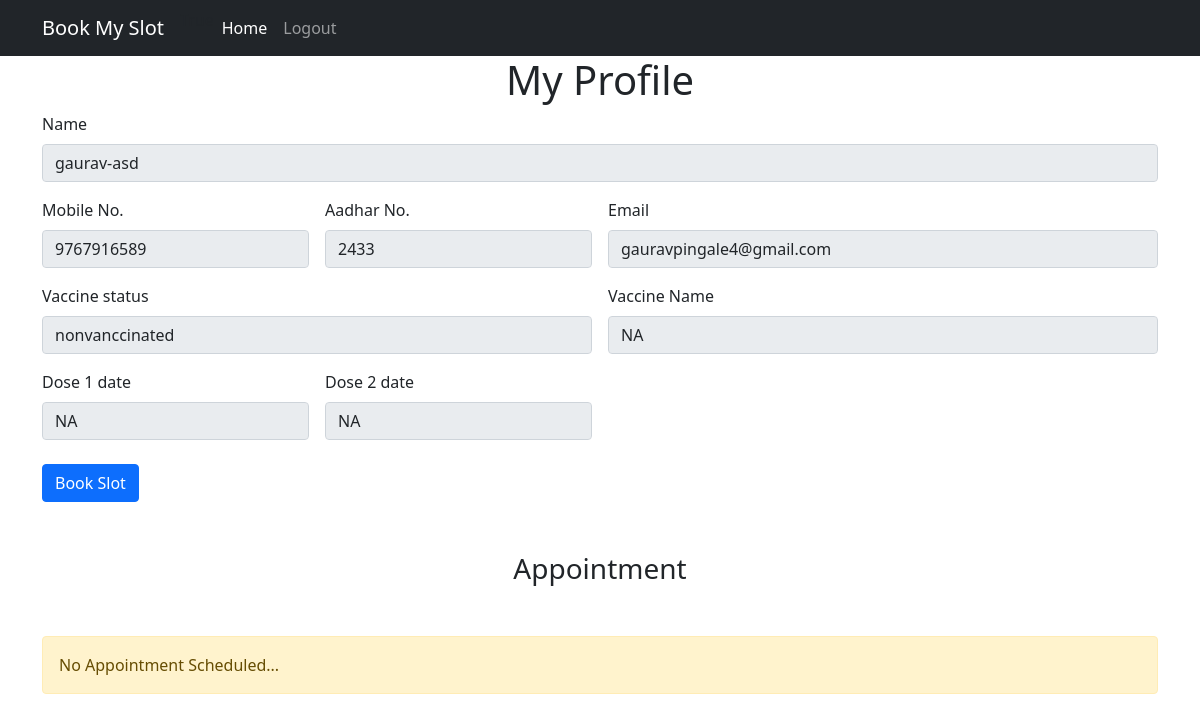
The page /user_home (signed in) on the database as committed earlier.
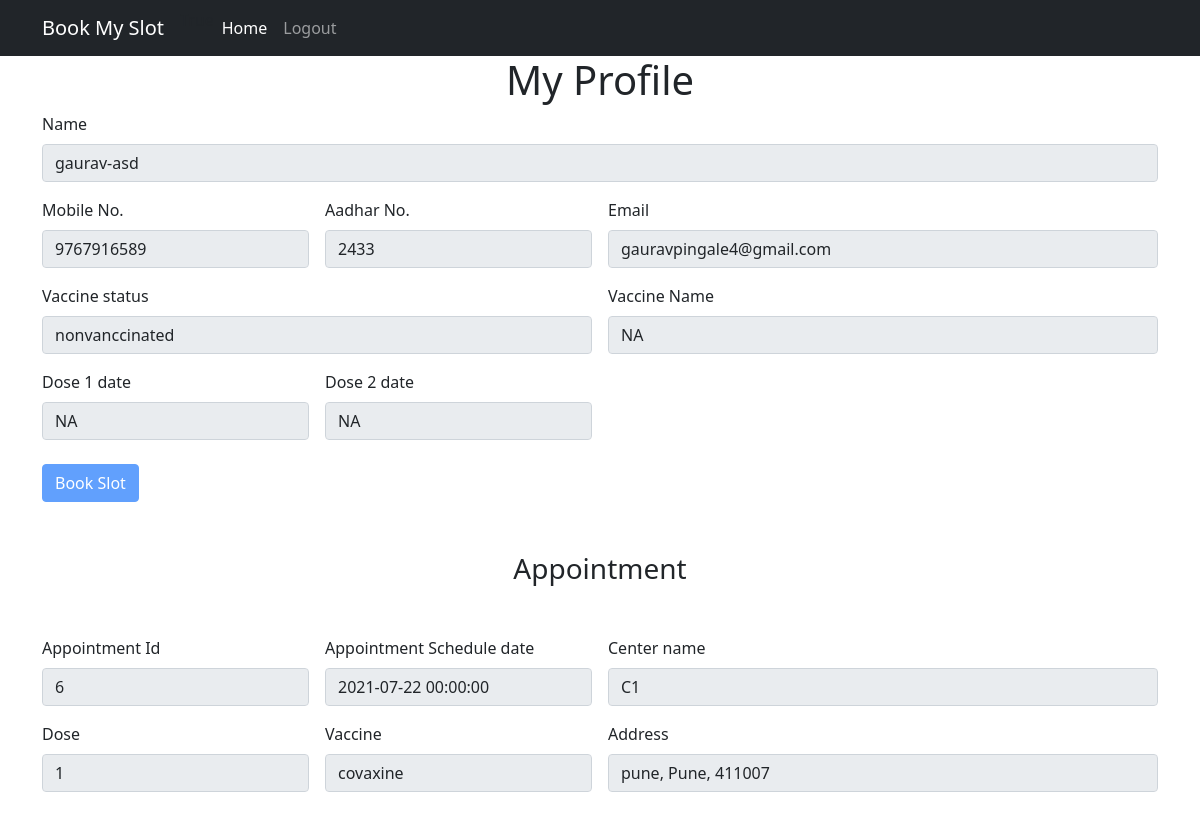
The same page on the database as committed later.
### models.py (models this page shows)
class Bookings(db.Model):
    __tablename__= 'bookings'
    booking_id=db.Column(db.Integer, primary_key=True)
    user_id=db.Column(db.Integer,db.ForeignKey('users.id'))
    center_id=db.Column(db.Integer,db.ForeignKey('centers.center_id'))
    vaccine=db.Column(db.String(100),default='V1')
    type=db.Column(db.String,default='free')
    booking_date=db.Column(db.DateTime, default=datetime.datetime.utcnow())
    appointment_date=db.Column(db.DateTime, default=datetime.datetime.utcnow())

class Center(db.Model):
    __tablename__= 'centers'
    center_id=db.Column(db.Integer, primary_key=True)
    center_name=db.Column(db.String(100), nullable=False)
    city=db.Column(db.String(100), nullable=False)
    district=db.Column(db.String(100), nullable=False)
    pin_code=db.Column(db.String(100), nullable=False)
    capacity=db.Column(db.String(100),nullable=False)
    allocated_slots=db.Column(db.Integer, nullable=False)
    available_slots=db.Column(db.Integer, nullable=False)
    vaccine_type=db.Column(db.String(100),nullable=False)
    type=db.Column(db.String, nullable=False)

### routes.py (the view, shortened to what this page needs)
@app.route("/user_home")
@login_required
def user_home():
    try:
        user_profile_data = get_user_data(current_user.id)
        center_data={}
        user_appo_data=get_user_appo(current_user.id)
        user_vaccination_data=get_user_vaccination_data(current_user.id)
        book_btn=None
        if user_appo_data:
            book_btn = "disabled"
        user_profile_data['book_btn']=book_btn
        if user_appo_data:
            center_data = get_center(user_appo_data['center_id'])
        msg = session.get("msg")
        return render_template('user_home.html',user_profile_data=user_profile_data,user_appo_data=user_appo_data,center_data=center_data,user_vaccination_data=user_vaccination_data)
    except :
        flash("Some error occured, Try again later...","danger")
        return redirect(url_for('login'))

### auth.py (called while the page is built)
@login_manager.user_loader
def load_user(user_id):
    user=session.get('user_cat')
    if user == "Staff":
        return Staff.query.get(user_id)
    else:
        return User.query.get(user_id)

### models.py (called while the page is built)
def get_user_data(user_id):
    result = User.query.get(user_id)
    user = user_schema.dump(result)
    return user

def get_user_vaccination_data(user_id):
    result = UserVaccination.query.filter_by(user_id=user_id).first()
    print(result)
    return user_vaccination_schema.dump(result)

def get_user_appo(user_id):
    result = Bookings.query.filter_by(user_id=user_id).first()
    appo_data = booking_schema.dump(result)
    print("appo_data")
    print(appo_data)
    return appo_data

def get_center(center_id):
    result = Center.query.get(center_id)
    center = center_schema.dump(result)
    return center

### templates/user_home.html (shortened to what the changed rows need)
{% extends 'base.html' %}
{% block body %}
<div class="container profile-container">
    <h1 class="center-text">My Profile</h1>
            {% set name = user_profile_data.first_name ~'-'~ user_profile_data.last_name%}
          {% if user_profile_data.dose==0 %}
          {% set status = 'nonvanccinated' %}
          {% elif user_profile_data.dose==1 %}
          {% set status = 'Partial' %}
          {% else %}
          {% set status = 'Complete' %}
          {% endif %}
          {% if user_vaccination_data %}
            {% set dose1 = user_vaccination_data['d1_date'] %}
            {% set dose2 = user_vaccination_data.d2_date %}
            {% set vaccine_type = user_vaccination_data.vaccine %}
          {% else %}
            {% set vaccine_type = "NA" %}
            {% set dose1 = 'NA' %}
            {% set dose2 = 'NA' %}
            {% set vaccine_type = "NA" %}
          {% endif %}
        {% if user_appo_data|length > 0 or user_profile_data.dose >= 2  %}
        {% set book_btn= 'disabled' %}
        {% else %}
        {% set book_btn=false %}
        {% endif %}
</div>
<div class="container appointment-container">
    <h3 class="center-text">Appointment</h3>
    {% if user_appo_data|length == 0 %}
    <div class="alert alert-warning" role="alert">
        No Appointment Scheduled...
      </div>
    {% else %}
    <form class="row g-3 " >
        <div class="col-md-3">
            <label for="appo_id" class="form-label">Appointment Id</label>
            <input type="text" class="form-control" id="appo_id" name="appo_id" value="{{user_appo_data.booking_id}}" disabled>
        </div>
        <div class="col-md-3">
            <label for="appo_date" class="form-label">Appointment Schedule date</label>
            <input type="text" class="form-control" id="appo_date" value="{{user_appo_data.appointment_date}}" disabled>
        </div>
        <div class="col-md-6">
            <label for="center_name" class="form-label">Center name</label>
            <input type="text" class="form-control" id="center_name" value="{{center_data.center_name}}" disabled>
        </div>
        <div class="col-md-3">
            <label for="dose" class="form-label">Dose</label>
            {% set dose = user_profile_data.dose+1 %}
            <input type="text" class="form-control" id="dose1" value="{{dose}}" disabled>
        </div>
        <div class="col-md-3">
            <label for="vaccine" class="form-label">Vaccine</label>
            <input type="text" class="form-control" id="vaccine" value="{{center_data.vaccine_type}}" disabled>
        </div>
        <div class="col-md-6">
          <label for="center_address" class="form-label">Address</label>
          {% set address = center_data.city~", "~center_data.district~", "~center_data.pin_code %}
          <input type="text" class="form-control" id="center_address" value="{{address}}" disabled>
        </div>
      </form>
      {% endif %}
</div>
{% endblock body %}

Rows that differ between the two databases and show on the page:
added Bookings: appointment_date "2021-07-22 00:00:00"
now on this page (row edited): Center: center_name "C1", vaccine_type "covaxine"
Other text that changed with them:
form field appo_id: (not shown) → "6"
form field dose: (not shown) → "1"
form field address: (not shown) → "pune, Pune, 411007"
text no longer shown: "No Appointment Scheduled..."
text now shown: "Appointment Id Appointment Schedule date Center name Dose Vaccine Address"
